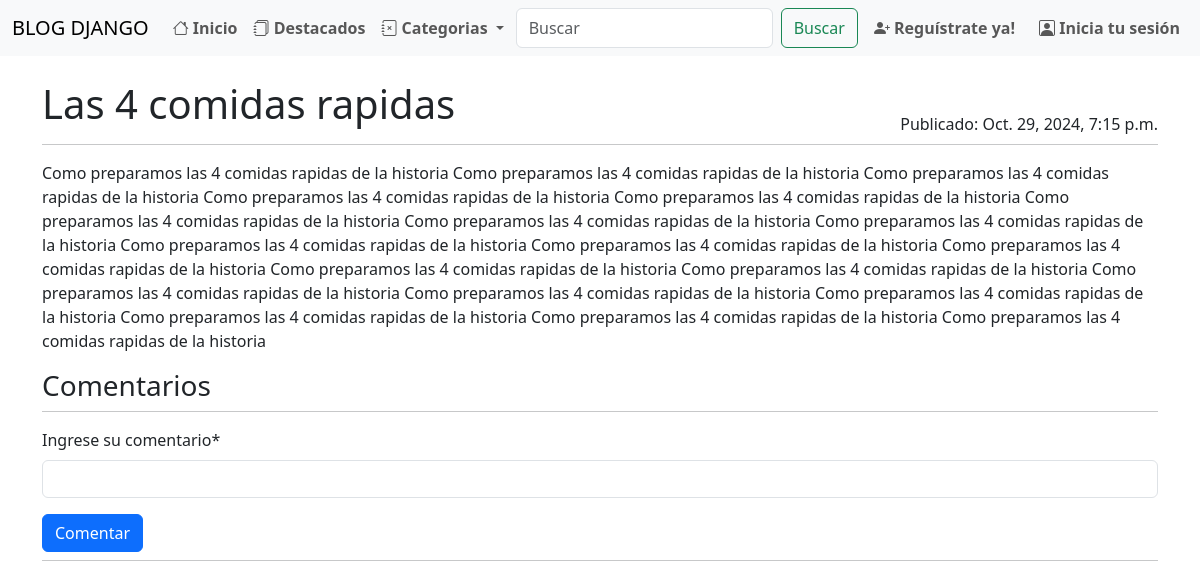
/post/las-4-comidas-rapidas, run on the app's committed database.
### blogs/models.py (models this page shows, shortened)
class Post(models.Model):
    title = models.CharField(max_length=255)
    slug = models.SlugField(unique=True)
    overview = models.TextField()
    date_create = models.DateTimeField(auto_now_add=True)
    content = models.TextField()
    author = models.ForeignKey(settings.AUTH_USER_MODEL, on_delete=models.PROTECT)
    categories = models.ManyToManyField('Category')
    featured = models.BooleanField(default=False)
    Image = models.ImageField(upload_to= 'post_image/', blank=True, null=True)
    pub_date = models.DateTimeField(null=True, blank=True)
    class Meta:
        ordering = ['-date_create']

### blogs/views.py (the view, shortened to what this page needs)
# urls.py: path('post/<slug:slug>', views.PostView.as_view(), name='post'),
class PostView(View):
    def get(self, request, *args, **kwargs):
        view = PostDetailView.as_view()
        return view(request, *args, **kwargs)

### blogs/forms.py
class PostCommentForm(forms.ModelForm):
    content = forms.CharField(label='Ingrese su comentario')
    class Meta:
        model = Comment
        fields = ['content']

### blogs/context_processors.py (called while the page is built)
def categories_processor(request):
    categories = Category.objects.all()
    return {
        'categories': categories
    }

### blogs/templatetags/markdown_extras.py (called while the page is built)
@register.filter()
@stringfilter
def markdown(value):
    return md.markdown(value, extensions=[
        'markdown.extensions.fenced_code',
        'markdown.extensions.toc',
    ])

### blogs/views.py (called while the page is built)
    def get_context_data(self, **kwargs):
        context = super().get_context_data(**kwargs)
        context['form'] = PostCommentForm()
        return context

### blogs/templates/blogs/post_detail.html (shortened to what this page needs)
{% extends 'base.html' %}
{% load markdown_extras %}
{% load crispy_forms_tags %}
{% block content %}
<div class="container-xxl bd-gutter mt-3 my-md-4 bd-layout">
    <main class="container">
        <div class="row g-5">
            <div class="col-md-12">
                <div class="row">
                    <div class="d-flex justify-content-between">
                        <h1>{{ post.title }}</h1>
                        <div class="align-self-end">Publicado: {{ post.pub_date }}</div>
                    </div>
                </div>
                <hr class="d-none d-md-block my-2 mb-3 mt-2">
                <p>{{ post.content | markdown | safe  }}</p>
                <h3 id="comments-section">Comentarios</h3>
                <hr class="d-none d-md-block my-2 mb-3 mt-2">
                <form method="post">
                    {{ form|crispy }}
                    <button class="btn btn-primary" type="submit">Comentar</button>
                </form>
                <hr class="d-none d-md-block my-2 mb-3 mt-2">
            </div>
        </div>
    </main>
</div>
{% endblock content %}

### data on the page
Post: title "Las 4 comidas rapidas", pub_date "Oct. 29, 2024, 7:15 p.m.", content "Como preparamos las 4 comidas rapidas de la historia Como preparamos las 4 comidas rapidas de la historia Como preparamos las 4 comidas rapidas de la historia Como preparamos las 4 comidas rapidas de la historia Como preparamos las 4 comidas rapidas de la historia Como preparamos las 4 comidas rapidas de la historia Como preparamos las 4 comidas rapidas de la historia Como preparamos las 4 comidas rapidas de la historia Como preparamos las 4 comidas rapidas de la historia Como preparamos las 4 comidas rapidas de la historia Como preparamos las 4 comidas rapidas de la historia Como preparamos las 4 comidas rapidas de la historia Como preparamos las 4 comidas rapidas de la historia Como…"
